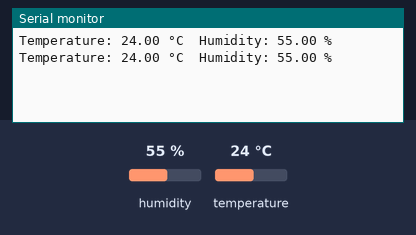
The sketch below on a simulated Arduino Uno, built with avr-gcc and run on an emulated ATmega328P. Parts: the last lines printed to the serial monitor. The test bench sets the inputs (shaded band); at power-on: humidity 55 %, temperature 24 °C.

Above: at 2.8 s.
2.9 s: humidity set to 22 %
At 4.9 s:
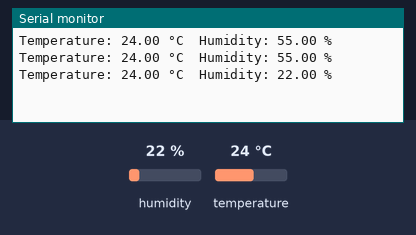
5.6 s: temperature set to 12 °C
At 7.3 s:
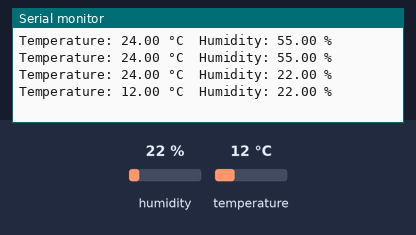
8.3 s: humidity set to 40 %
At 11.0 s:
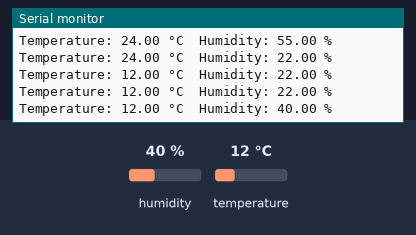
Timing chart, 0 to 12.5 s (numbered marks = the images above; inputs shaded):
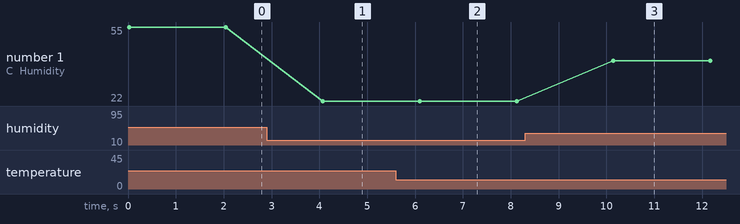

Measured:
- after the input at 2.9 s, the serial monitor: prints a new line after 1.2 s (image 1)
- after the input at 5.6 s, the serial monitor: prints a new line after 0.50 s (image 2)
- after the input at 8.3 s, the serial monitor: prints a new line after 1.8 s (image 3)
- plotted number 1: 55 → 22 after the input at 2.9 s, 22 → 40 after the input at 8.3 s

The sketch:

IoT_Weather_Station.ino
```cpp
#include <DHT.h>

#define DHTPIN 2
#define DHTTYPE DHT11

DHT dht(DHTPIN, DHTTYPE);

void setup() {
  Serial.begin(9600);
  dht.begin();
}

void loop() {
  float humidity = dht.readHumidity();
  float temperature = dht.readTemperature();

  if (isnan(humidity) || isnan(temperature)) {
    Serial.println("Failed to read from DHT11 sensor!");
    delay(2000);
    return;
  }

  Serial.print("Temperature: ");
  Serial.print(temperature);
  Serial.print(" °C  ");

  Serial.print("Humidity: ");
  Serial.print(humidity);
  Serial.println(" %");

  delay(2000);
}
```
